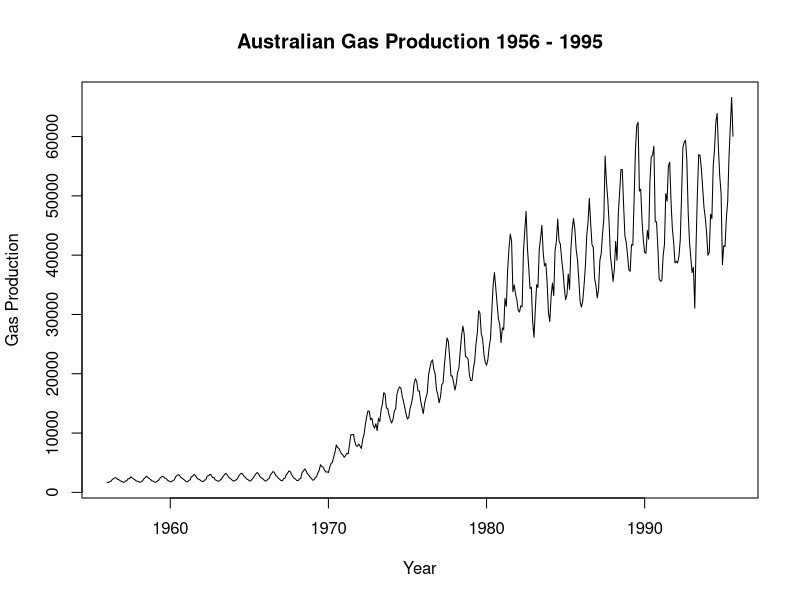
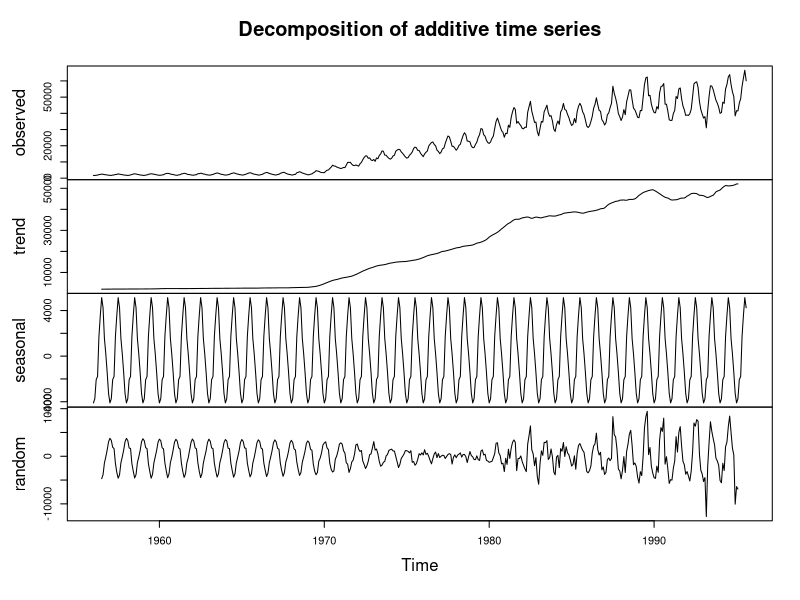
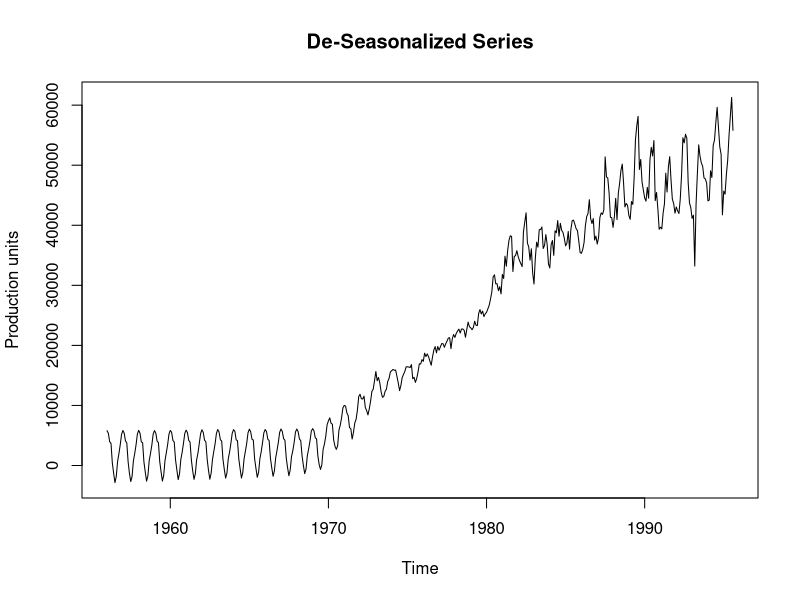
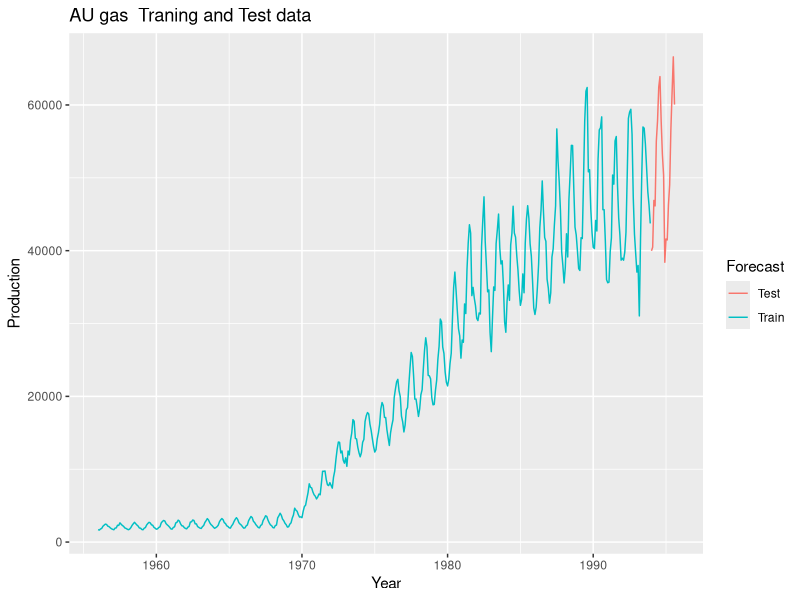
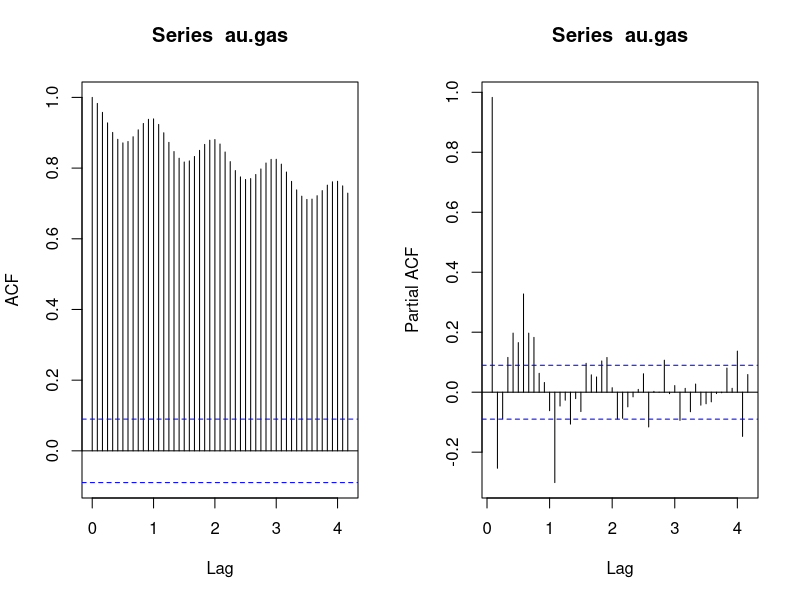
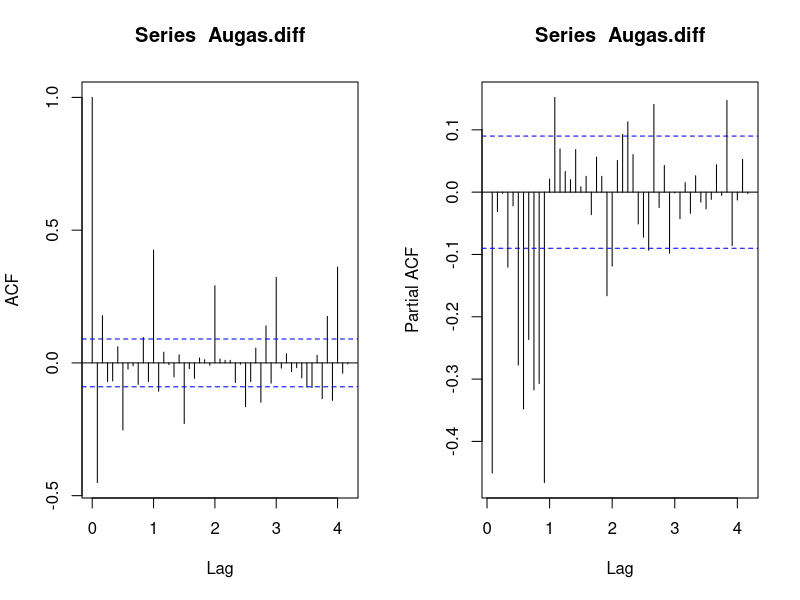
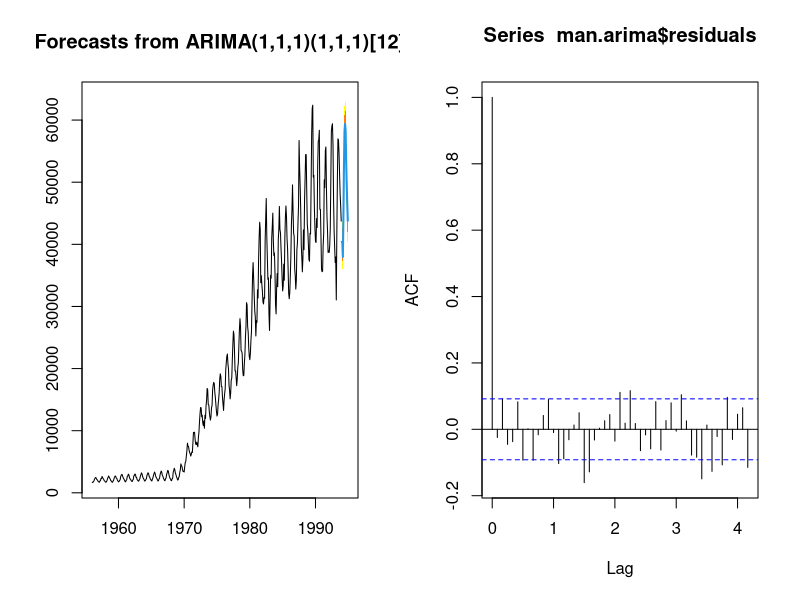
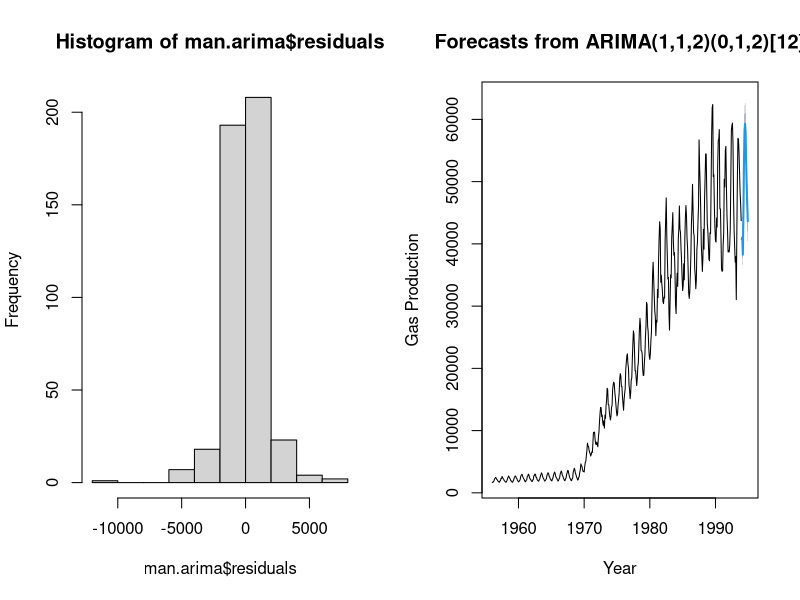

These charts were generated, in order, by the following R code:
setwd("C:/Users/Sakshi/Desktop/Github Projects/Time Series Project")

###############Installing Libraries######################

library(ggplot2)
install.packages("tseries")
library(tseries)
install.packages("forecast")
library(forecast)

#################Data Exploration##################################

View(gas)
au.gas=ts(gas, start=c(1956, 1), frequency = 12)
head(au.gas)
tail(au.gas)
any(is.na(au.gas))  ##Check for any missing values
class(au.gas)
ts.plot(au.gas, xlab="Year", ylab="Gas Production", main="Australian Gas Production 1956 - 1995")
plot(decompose(au.gas, type="additive"))

########################Stationarity Test###################

adf.test(au.gas)


## decomposing the AU series 
decomposed = stl(au.gas, s.window = "periodic")
seasonal = decomposed$time.series[,1]  ## seasonal component
trend = decomposed$time.series[,2]    ## trend component
remainder = decomposed$time.series[,3]  ## random component 


# removing the seasonality
des.data = au.gas - seasonal
plot(des.data, ylab= "Production units", main = "De-Seasonalized Series") ## plotting the de-seasonlized data

########################ARIMA Modelling and Forecasting###############

train.AUgas = window(au.gas, start=c(1956,1), end = c(1993,12), frequency=12)
test.AUgas = window(au.gas, start=c(1994,1), frequency=12)
## Plotting the train and Test set 
autoplot(train.AUgas, series="Train") +
  autolayer(test.AUgas, series="Test") +
  ggtitle("AU gas  Traning and Test data") +
  xlab("Year") + ylab("Production") +
  guides(colour=guide_legend(title="Forecast"))

################Differencing the Series############################

Augas.diff = diff(au.gas, differences = 2)

adf.test(Augas.diff)   ###Stationarity Test

####################Checking ACF and PACF######################

par(mfrow=c(1,2))
acf(au.gas, lag.max = 50)
pacf(au.gas,lag.max = 50)



par(mfrow=c(1,2))
acf(Augas.diff, lag.max = 50)
pacf(Augas.diff,lag.max = 50)

#################Manual Arima Model#####################
man.arima = arima(train.AUgas, order = c(1,1,1), seasonal = c(1,1,1), method = 'ML')
man.arima


plot(forecast(man.arima, h=12), shadecols = "oldstyle")

Box.test(man.arima$residuals, type = "Ljung-Box", lag = 350)
acf(man.arima$residuals, lag.max = 50)
hist(man.arima$residuals) ## checking the normal distribution of residuals 



################Auto Fit Arima Model##################
auto.fit = auto.arima(train.AUgas, trace = F, seasonal = T)
auto.fit
plot(forecast(auto.fit, h=12), ylab = "Gas Production", xlab = "Year")
Box.test(auto.fit$residuals, type = "Ljung-Box", lag = 350)


Vec1<- cbind(test.AUgas ,as.data.frame(forecast(man.arima, h=20))[,1])
ts.plot(Vec1, col=c("blue", "red"), main="Gas Production: Actual vs Forecast")
legend("bottomright", legend=c("Actual", "Forecast"),col=c("blue", "red"), cex=0.8, lty= 1:1)

## Accuracy of the manual arima model 
accuracy(forecast(man.arima, 24), test.AUgas)

## Accuracy of the Auto arima model 
accuracy(forecast(auto.fit, 24), test.AUgas) 

